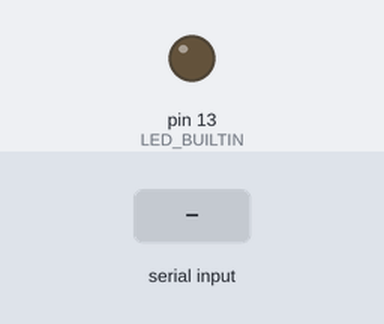
A sketch run on a simulated Arduino Uno, built with avr-gcc and run on an emulated ATmega328P. On the bench: output pins drawn as LEDs (lit = HIGH). Inputs (shaded band) come from the test bench. What the sketch prints to the serial monitor is not drawn.

Above: at 1.2 s.
1.3 s: byte 1 (1) received over Serial
At 1.9 s:
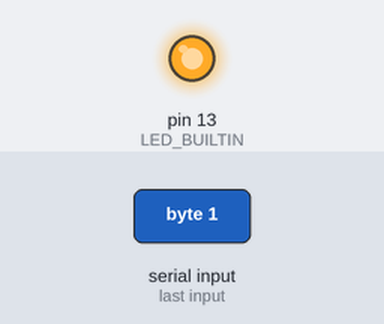
Timing chart, 0 to 4.3 s (numbered marks = the images above; inputs shaded):
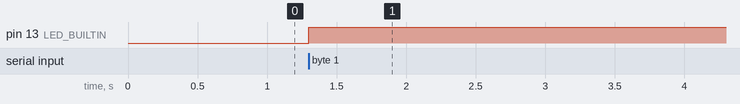

The sketch:

ex11_A.ino
```cpp
// Serial lab, Exercise 11 (final application), Station A: counts parts from 5, +1 every 2 s, LED ON when B confirms
int nb_pieces = 5;
unsigned long lastSend = 0;
void setup() { Serial.begin(9600); pinMode(LED_BUILTIN, OUTPUT); }
void loop() {
  if (millis() - lastSend >= 2000) {
    lastSend = millis();
    Serial.write(nb_pieces);
    nb_pieces++;
  }
  if (Serial.available() > 0) {
    int reply = Serial.read();
    if (reply == 1) digitalWrite(LED_BUILTIN, HIGH);
  }
}
```

Measured:
- after the input at 1.3 s, pin 13 (LED_BUILTIN): LOW → HIGH at once
